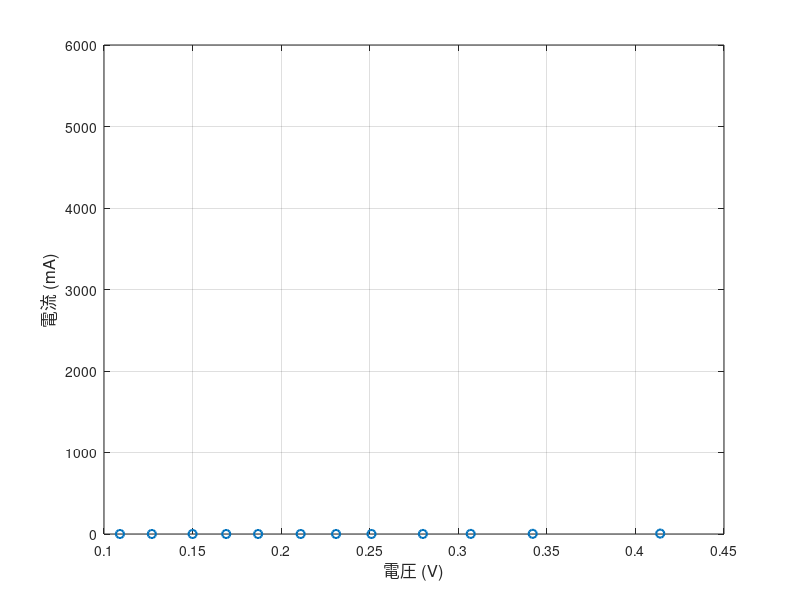

Here is the MATLAB script that generated this plot:
% データの入力
voltage = [0.109, 0.127, 0.15, 0.169, 0.187, 0.211, 0.231, 0.251, 0.28, 0.307, 0.342, 0.414]; % 電圧 (V)
current = [0.001, 0.002, 0.005, 0.010, 0.020, 0.050, 0.100, 0.200, 0.500, 1.000, 2.000, 5.000]; % 電流 (μA)

% プロット
figure; % 新しいウィンドウでプロット
plot(voltage, current, 'o', 'LineWidth', 1.5); % マーカー塗りつぶし
grid on; % グリッドの表示
xlabel('電圧 (V)', 'FontSize', 12); % x軸ラベル
ylabel('電流 (mA)', 'FontSize', 12); % y軸ラベル

% 軸の範囲調整（必要に応じて）
xlim([0.1 0.45]);
ylim([0 6000]);
